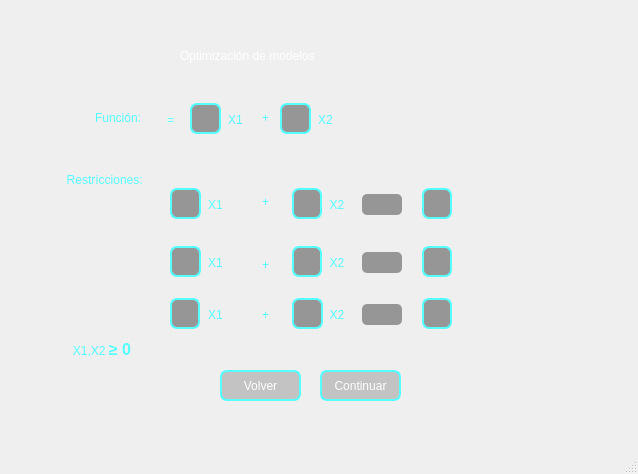
<?xml version="1.0" encoding="UTF-8"?>
<ui version="4.0">
 <class>MainWindow</class>
 <widget class="QMainWindow" name="MainWindow">
  <property name="enabled">
   <bool>true</bool>
  </property>
  <property name="geometry">
   <rect>
    <x>0</x>
    <y>0</y>
    <width>638</width>
    <height>474</height>
   </rect>
  </property>
  <property name="minimumSize">
   <size>
    <width>484</width>
    <height>0</height>
   </size>
  </property>
  <property name="maximumSize">
   <size>
    <width>638</width>
    <height>474</height>
   </size>
  </property>
  <property name="cursor">
   <cursorShape>ArrowCursor</cursorShape>
  </property>
  <property name="mouseTracking">
   <bool>true</bool>
  </property>
  <property name="windowTitle">
   <string>MainWindow</string>
  </property>
  <property name="styleSheet">
   <string notr="true">QWidget#centralwidget{
	background-color: qlineargradient(spread:pad, x1:0, y1:0, x2:1, y2:1, stop:0 		rgba(91, 91, 91, 255), stop:1 rgba(118, 118, 118, 255));
}
</string>
  </property>
  <widget class="QWidget" name="centralwidget">
   <widget class="QLabel" name="titulo">
    <property name="geometry">
     <rect>
      <x>180</x>
      <y>40</y>
      <width>271</width>
      <height>31</height>
     </rect>
    </property>
    <property name="cursor">
     <cursorShape>ArrowCursor</cursorShape>
    </property>
    <property name="styleSheet">
     <string notr="true">font: 75 20pt &quot;Bahnschrift&quot;;
color: rgb(255, 255, 255);</string>
    </property>
    <property name="text">
     <string>Optimización de modelos</string>
    </property>
   </widget>
   <widget class="QLabel" name="label">
    <property name="geometry">
     <rect>
      <x>-90</x>
      <y>110</y>
      <width>231</width>
      <height>16</height>
     </rect>
    </property>
    <property name="styleSheet">
     <string notr="true">font: 87 10pt &quot;Arial Black&quot;;
color: #55ffff;</string>
    </property>
    <property name="text">
     <string>&lt;html&gt;&lt;head/&gt;&lt;body&gt;&lt;p align=&quot;right&quot;&gt;Función:&lt;/p&gt;&lt;/body&gt;&lt;/html&gt;</string>
    </property>
   </widget>
   <widget class="QLabel" name="label_2">
    <property name="geometry">
     <rect>
      <x>-84</x>
      <y>170</y>
      <width>230</width>
      <height>20</height>
     </rect>
    </property>
    <property name="styleSheet">
     <string notr="true">font: 87 10pt &quot;Arial Black&quot;;
color: #55ffff;
</string>
    </property>
    <property name="text">
     <string>&lt;html&gt;&lt;head/&gt;&lt;body&gt;&lt;p align=&quot;right&quot;&gt;Restrícciones: &lt;/p&gt;&lt;/body&gt;&lt;/html&gt;</string>
    </property>
   </widget>
   <widget class="QPushButton" name="Btn_continuar">
    <property name="geometry">
     <rect>
      <x>320</x>
      <y>370</y>
      <width>81</width>
      <height>31</height>
     </rect>
    </property>
    <property name="cursor">
     <cursorShape>PointingHandCursor</cursorShape>
    </property>
    <property name="styleSheet">
     <string notr="true">QPushButton#Btn_continuar{
border: 2px solid #55ffff;
font: 75 12pt &quot;Bahnschrift Condensed&quot;;
background-color: rgb(150, 150, 150, 50%);
color: white;
border-radius: 7px;
}

QPushButton:hover#Btn_continuar{
background-color: #55ffff;
color: black;
}
</string>
    </property>
    <property name="text">
     <string>Continuar</string>
    </property>
   </widget>
   <widget class="QLineEdit" name="textEdit">
    <property name="geometry">
     <rect>
      <x>190</x>
      <y>103</y>
      <width>31</width>
      <height>31</height>
     </rect>
    </property>
    <property name="toolTip">
     <string>&lt;html&gt;&lt;head/&gt;&lt;body&gt;&lt;p align=&quot;center&quot;&gt;&lt;br/&gt;&lt;/p&gt;&lt;/body&gt;&lt;/html&gt;</string>
    </property>
    <property name="whatsThis">
     <string>&lt;html&gt;&lt;head/&gt;&lt;body&gt;&lt;p align=&quot;center&quot;&gt;&lt;br/&gt;&lt;/p&gt;&lt;/body&gt;&lt;/html&gt;</string>
    </property>
    <property name="styleSheet">
     <string notr="true">border: 2px solid #55ffff;
font: 12pt &quot;MS Shell Dlg 2&quot;;
background-color: rgb(150, 150, 150);
color: white;
border-radius: 7px;</string>
    </property>
   </widget>
   <widget class="QPushButton" name="Btn_volver">
    <property name="geometry">
     <rect>
      <x>220</x>
      <y>370</y>
      <width>81</width>
      <height>31</height>
     </rect>
    </property>
    <property name="cursor">
     <cursorShape>PointingHandCursor</cursorShape>
    </property>
    <property name="styleSheet">
     <string notr="true">QPushButton#Btn_volver{
border: 2px solid #55ffff;
font: 75 12pt &quot;Bahnschrift Condensed&quot;;
background-color: rgb(150, 150, 150, 50%);
color: white;
border-radius: 7px;
}

QPushButton:hover#Btn_volver{
background-color: #55ffff;
color: black;
}
</string>
    </property>
    <property name="text">
     <string>Volver</string>
    </property>
   </widget>
   <widget class="QLabel" name="label_3">
    <property name="geometry">
     <rect>
      <x>140</x>
      <y>110</y>
      <width>61</width>
      <height>20</height>
     </rect>
    </property>
    <property name="styleSheet">
     <string notr="true">font: 87 10pt &quot;Arial Black&quot;;
color: #55ffff;</string>
    </property>
    <property name="text">
     <string>&lt;html&gt;&lt;head/&gt;&lt;body&gt;&lt;p align=&quot;center&quot;&gt;=&lt;/p&gt;&lt;/body&gt;&lt;/html&gt;</string>
    </property>
   </widget>
   <widget class="QLabel" name="label_4">
    <property name="geometry">
     <rect>
      <x>220</x>
      <y>105</y>
      <width>31</width>
      <height>31</height>
     </rect>
    </property>
    <property name="toolTip">
     <string>&lt;html&gt;&lt;head/&gt;&lt;body&gt;&lt;p align=&quot;center&quot;&gt;&lt;br/&gt;&lt;/p&gt;&lt;/body&gt;&lt;/html&gt;</string>
    </property>
    <property name="styleSheet">
     <string notr="true">font: 87 10pt &quot;Arial Black&quot;;
color: #55ffff;</string>
    </property>
    <property name="text">
     <string>&lt;html&gt;&lt;head/&gt;&lt;body&gt;&lt;p align=&quot;center&quot;&gt;X1&lt;/p&gt;&lt;/body&gt;&lt;/html&gt;</string>
    </property>
   </widget>
   <widget class="QLabel" name="label_5">
    <property name="geometry">
     <rect>
      <x>250</x>
      <y>103</y>
      <width>31</width>
      <height>31</height>
     </rect>
    </property>
    <property name="toolTip">
     <string>&lt;html&gt;&lt;head/&gt;&lt;body&gt;&lt;p align=&quot;center&quot;&gt;&lt;br/&gt;&lt;/p&gt;&lt;/body&gt;&lt;/html&gt;</string>
    </property>
    <property name="styleSheet">
     <string notr="true">font: 87 10pt &quot;Arial Black&quot;;
font: 16pt &quot;MS Shell Dlg 2&quot;;
color: #55ffff;</string>
    </property>
    <property name="text">
     <string>&lt;html&gt;&lt;head/&gt;&lt;body&gt;&lt;p align=&quot;center&quot;&gt;+&lt;/p&gt;&lt;/body&gt;&lt;/html&gt;</string>
    </property>
   </widget>
   <widget class="QLabel" name="label_6">
    <property name="geometry">
     <rect>
      <x>310</x>
      <y>105</y>
      <width>31</width>
      <height>31</height>
     </rect>
    </property>
    <property name="toolTip">
     <string>&lt;html&gt;&lt;head/&gt;&lt;body&gt;&lt;p align=&quot;center&quot;&gt;&lt;br/&gt;&lt;/p&gt;&lt;/body&gt;&lt;/html&gt;</string>
    </property>
    <property name="styleSheet">
     <string notr="true">font: 87 10pt &quot;Arial Black&quot;;
color: #55ffff;</string>
    </property>
    <property name="text">
     <string>&lt;html&gt;&lt;head/&gt;&lt;body&gt;&lt;p align=&quot;center&quot;&gt;X2&lt;/p&gt;&lt;/body&gt;&lt;/html&gt;</string>
    </property>
   </widget>
   <widget class="QLineEdit" name="textEdit_3">
    <property name="geometry">
     <rect>
      <x>280</x>
      <y>103</y>
      <width>31</width>
      <height>31</height>
     </rect>
    </property>
    <property name="toolTip">
     <string>&lt;html&gt;&lt;head/&gt;&lt;body&gt;&lt;p align=&quot;center&quot;&gt;&lt;br/&gt;&lt;/p&gt;&lt;/body&gt;&lt;/html&gt;</string>
    </property>
    <property name="whatsThis">
     <string>&lt;html&gt;&lt;head/&gt;&lt;body&gt;&lt;p align=&quot;center&quot;&gt;&lt;br/&gt;&lt;/p&gt;&lt;/body&gt;&lt;/html&gt;</string>
    </property>
    <property name="styleSheet">
     <string notr="true">border: 2px solid #55ffff;
font: 12pt &quot;MS Shell Dlg 2&quot;;
background-color: rgb(150, 150, 150);
color: white;
border-radius: 7px;</string>
    </property>
   </widget>
   <widget class="QComboBox" name="seleccionador_menorMayor">
    <property name="geometry">
     <rect>
      <x>362</x>
      <y>194</y>
      <width>40</width>
      <height>21</height>
     </rect>
    </property>
    <property name="styleSheet">
     <string notr="true">QComboBox{
	font: 16pt &quot;MS Shell Dlg 2&quot;;
background-color: rgb(150, 150, 150);
border-radius: 5px;

}
QComboBox::drop-down{
background-color: rgb(150, 150, 150);

}

QComboBox::drop-down{
border: none;
background-color: none;
}
QComboBox::down-arrow{
image: url(:/iconos/dropdown-arrow.svg);
width: 15px;
height: 15px;
}
#seleccionador_menorMayor:on{
box-shadow: 10px 10px 5px #55ffff;
}
#seleccionador_menorMayor QListView{
border-bottom-left-radius: 5px;
border-bottom-right-radius: 5px;
background-color:  rgb(150, 150, 150);
color: black;
border: none;
pading: 2px;
outline: 0px;
}
#seleccionador_menorMayor QListView::item{}
#seleccionador_menorMayor QListView::item:hover{
background-color: black;
}</string>
    </property>
    <property name="editable">
     <bool>false</bool>
    </property>
    <item>
     <property name="text">
      <string/>
     </property>
    </item>
    <item>
     <property name="text">
      <string>≥</string>
     </property>
    </item>
    <item>
     <property name="text">
      <string>≤</string>
     </property>
    </item>
   </widget>
   <widget class="QLineEdit" name="textEdit_5">
    <property name="geometry">
     <rect>
      <x>292</x>
      <y>188</y>
      <width>30</width>
      <height>31</height>
     </rect>
    </property>
    <property name="toolTip">
     <string>&lt;html&gt;&lt;head/&gt;&lt;body&gt;&lt;p align=&quot;center&quot;&gt;&lt;br/&gt;&lt;/p&gt;&lt;/body&gt;&lt;/html&gt;</string>
    </property>
    <property name="whatsThis">
     <string>&lt;html&gt;&lt;head/&gt;&lt;body&gt;&lt;p align=&quot;center&quot;&gt;&lt;br/&gt;&lt;/p&gt;&lt;/body&gt;&lt;/html&gt;</string>
    </property>
    <property name="styleSheet">
     <string notr="true">border: 2px solid #55ffff;
font: 12pt &quot;MS Shell Dlg 2&quot;;
background-color: rgb(150, 150, 150);
color: white;
border-radius: 7px;</string>
    </property>
   </widget>
   <widget class="QLabel" name="label_9">
    <property name="geometry">
     <rect>
      <x>200</x>
      <y>190</y>
      <width>31</width>
      <height>31</height>
     </rect>
    </property>
    <property name="toolTip">
     <string>&lt;html&gt;&lt;head/&gt;&lt;body&gt;&lt;p align=&quot;center&quot;&gt;&lt;br/&gt;&lt;/p&gt;&lt;/body&gt;&lt;/html&gt;</string>
    </property>
    <property name="styleSheet">
     <string notr="true">font: 87 10pt &quot;Arial Black&quot;;
color: #55ffff;</string>
    </property>
    <property name="text">
     <string>&lt;html&gt;&lt;head/&gt;&lt;body&gt;&lt;p align=&quot;center&quot;&gt;X1&lt;/p&gt;&lt;/body&gt;&lt;/html&gt;</string>
    </property>
   </widget>
   <widget class="QLabel" name="label_10">
    <property name="geometry">
     <rect>
      <x>322</x>
      <y>190</y>
      <width>30</width>
      <height>31</height>
     </rect>
    </property>
    <property name="toolTip">
     <string>&lt;html&gt;&lt;head/&gt;&lt;body&gt;&lt;p align=&quot;center&quot;&gt;&lt;br/&gt;&lt;/p&gt;&lt;/body&gt;&lt;/html&gt;</string>
    </property>
    <property name="styleSheet">
     <string notr="true">font: 87 10pt &quot;Arial Black&quot;;
color: #55ffff;</string>
    </property>
    <property name="text">
     <string>&lt;html&gt;&lt;head/&gt;&lt;body&gt;&lt;p align=&quot;center&quot;&gt;X2&lt;/p&gt;&lt;/body&gt;&lt;/html&gt;</string>
    </property>
   </widget>
   <widget class="QLineEdit" name="textEdit_2">
    <property name="geometry">
     <rect>
      <x>170</x>
      <y>188</y>
      <width>31</width>
      <height>31</height>
     </rect>
    </property>
    <property name="toolTip">
     <string>&lt;html&gt;&lt;head/&gt;&lt;body&gt;&lt;p align=&quot;center&quot;&gt;&lt;br/&gt;&lt;/p&gt;&lt;/body&gt;&lt;/html&gt;</string>
    </property>
    <property name="whatsThis">
     <string>&lt;html&gt;&lt;head/&gt;&lt;body&gt;&lt;p align=&quot;center&quot;&gt;&lt;br/&gt;&lt;/p&gt;&lt;/body&gt;&lt;/html&gt;</string>
    </property>
    <property name="styleSheet">
     <string notr="true">border: 2px solid #55ffff;
font: 12pt &quot;MS Shell Dlg 2&quot;;
background-color: rgb(150, 150, 150);
color: white;
border-radius: 7px;</string>
    </property>
   </widget>
   <widget class="QLineEdit" name="textEdit_6">
    <property name="geometry">
     <rect>
      <x>422</x>
      <y>188</y>
      <width>30</width>
      <height>31</height>
     </rect>
    </property>
    <property name="toolTip">
     <string>&lt;html&gt;&lt;head/&gt;&lt;body&gt;&lt;p align=&quot;center&quot;&gt;&lt;br/&gt;&lt;/p&gt;&lt;/body&gt;&lt;/html&gt;</string>
    </property>
    <property name="whatsThis">
     <string>&lt;html&gt;&lt;head/&gt;&lt;body&gt;&lt;p align=&quot;center&quot;&gt;&lt;br/&gt;&lt;/p&gt;&lt;/body&gt;&lt;/html&gt;</string>
    </property>
    <property name="styleSheet">
     <string notr="true">border: 2px solid #55ffff;
font: 12pt &quot;MS Shell Dlg 2&quot;;
background-color: rgb(150, 150, 150);
color: white;
border-radius: 7px;</string>
    </property>
   </widget>
   <widget class="QLineEdit" name="textEdit_7">
    <property name="geometry">
     <rect>
      <x>170</x>
      <y>246</y>
      <width>31</width>
      <height>31</height>
     </rect>
    </property>
    <property name="toolTip">
     <string>&lt;html&gt;&lt;head/&gt;&lt;body&gt;&lt;p align=&quot;center&quot;&gt;&lt;br/&gt;&lt;/p&gt;&lt;/body&gt;&lt;/html&gt;</string>
    </property>
    <property name="whatsThis">
     <string>&lt;html&gt;&lt;head/&gt;&lt;body&gt;&lt;p align=&quot;center&quot;&gt;&lt;br/&gt;&lt;/p&gt;&lt;/body&gt;&lt;/html&gt;</string>
    </property>
    <property name="styleSheet">
     <string notr="true">border: 2px solid #55ffff;
font: 12pt &quot;MS Shell Dlg 2&quot;;
background-color: rgb(150, 150, 150);
color: white;
border-radius: 7px;</string>
    </property>
   </widget>
   <widget class="QLabel" name="label_11">
    <property name="geometry">
     <rect>
      <x>322</x>
      <y>248</y>
      <width>30</width>
      <height>31</height>
     </rect>
    </property>
    <property name="toolTip">
     <string>&lt;html&gt;&lt;head/&gt;&lt;body&gt;&lt;p align=&quot;center&quot;&gt;&lt;br/&gt;&lt;/p&gt;&lt;/body&gt;&lt;/html&gt;</string>
    </property>
    <property name="styleSheet">
     <string notr="true">font: 87 10pt &quot;Arial Black&quot;;
color: #55ffff;</string>
    </property>
    <property name="text">
     <string>&lt;html&gt;&lt;head/&gt;&lt;body&gt;&lt;p align=&quot;center&quot;&gt;X2&lt;/p&gt;&lt;/body&gt;&lt;/html&gt;</string>
    </property>
   </widget>
   <widget class="QComboBox" name="seleccionador_menorMayor_2">
    <property name="geometry">
     <rect>
      <x>362</x>
      <y>252</y>
      <width>40</width>
      <height>21</height>
     </rect>
    </property>
    <property name="styleSheet">
     <string notr="true">QComboBox{
	font: 16pt &quot;MS Shell Dlg 2&quot;;
background-color: rgb(150, 150, 150);
border-radius: 5px;

}
QComboBox::drop-down{
background-color: rgb(150, 150, 150);

}

QComboBox::drop-down{
border: none;
background-color: none;
}
QComboBox::down-arrow{
image: url(:/iconos/dropdown-arrow.svg);
width: 15px;
height: 15px;
}
#seleccionador_menorMayor_2:on{
box-shadow: 10px 10px 5px #55ffff;
}
#seleccionador_menorMayor_2 QListView{
border-bottom-left-radius: 5px;
border-bottom-right-radius: 5px;
background-color:  rgb(150, 150, 150);
color: black;
border: none;
pading: 2px;
outline: 0px;
}
#seleccionador_menorMayor_2 QListView::item{}
#seleccionador_menorMayor_2 QListView::item:hover{
background-color: black;
}</string>
    </property>
    <property name="editable">
     <bool>false</bool>
    </property>
    <item>
     <property name="text">
      <string/>
     </property>
    </item>
    <item>
     <property name="text">
      <string>≥</string>
     </property>
    </item>
    <item>
     <property name="text">
      <string>≤</string>
     </property>
    </item>
   </widget>
   <widget class="QLabel" name="label_14">
    <property name="geometry">
     <rect>
      <x>200</x>
      <y>248</y>
      <width>31</width>
      <height>31</height>
     </rect>
    </property>
    <property name="toolTip">
     <string>&lt;html&gt;&lt;head/&gt;&lt;body&gt;&lt;p align=&quot;center&quot;&gt;&lt;br/&gt;&lt;/p&gt;&lt;/body&gt;&lt;/html&gt;</string>
    </property>
    <property name="styleSheet">
     <string notr="true">font: 87 10pt &quot;Arial Black&quot;;
color: #55ffff;</string>
    </property>
    <property name="text">
     <string>&lt;html&gt;&lt;head/&gt;&lt;body&gt;&lt;p align=&quot;center&quot;&gt;X1&lt;/p&gt;&lt;/body&gt;&lt;/html&gt;</string>
    </property>
   </widget>
   <widget class="QLineEdit" name="textEdit_8">
    <property name="geometry">
     <rect>
      <x>292</x>
      <y>246</y>
      <width>30</width>
      <height>31</height>
     </rect>
    </property>
    <property name="toolTip">
     <string>&lt;html&gt;&lt;head/&gt;&lt;body&gt;&lt;p align=&quot;center&quot;&gt;&lt;br/&gt;&lt;/p&gt;&lt;/body&gt;&lt;/html&gt;</string>
    </property>
    <property name="whatsThis">
     <string>&lt;html&gt;&lt;head/&gt;&lt;body&gt;&lt;p align=&quot;center&quot;&gt;&lt;br/&gt;&lt;/p&gt;&lt;/body&gt;&lt;/html&gt;</string>
    </property>
    <property name="styleSheet">
     <string notr="true">border: 2px solid #55ffff;
font: 12pt &quot;MS Shell Dlg 2&quot;;
background-color: rgb(150, 150, 150);
color: white;
border-radius: 7px;</string>
    </property>
   </widget>
   <widget class="QLineEdit" name="textEdit_9">
    <property name="geometry">
     <rect>
      <x>422</x>
      <y>246</y>
      <width>30</width>
      <height>31</height>
     </rect>
    </property>
    <property name="toolTip">
     <string>&lt;html&gt;&lt;head/&gt;&lt;body&gt;&lt;p align=&quot;center&quot;&gt;&lt;br/&gt;&lt;/p&gt;&lt;/body&gt;&lt;/html&gt;</string>
    </property>
    <property name="whatsThis">
     <string>&lt;html&gt;&lt;head/&gt;&lt;body&gt;&lt;p align=&quot;center&quot;&gt;&lt;br/&gt;&lt;/p&gt;&lt;/body&gt;&lt;/html&gt;</string>
    </property>
    <property name="styleSheet">
     <string notr="true">border: 2px solid #55ffff;
font: 12pt &quot;MS Shell Dlg 2&quot;;
background-color: rgb(150, 150, 150);
color: white;
border-radius: 7px;</string>
    </property>
   </widget>
   <widget class="QLineEdit" name="textEdit_10">
    <property name="geometry">
     <rect>
      <x>170</x>
      <y>298</y>
      <width>30</width>
      <height>31</height>
     </rect>
    </property>
    <property name="toolTip">
     <string>&lt;html&gt;&lt;head/&gt;&lt;body&gt;&lt;p align=&quot;center&quot;&gt;&lt;br/&gt;&lt;/p&gt;&lt;/body&gt;&lt;/html&gt;</string>
    </property>
    <property name="whatsThis">
     <string>&lt;html&gt;&lt;head/&gt;&lt;body&gt;&lt;p align=&quot;center&quot;&gt;&lt;br/&gt;&lt;/p&gt;&lt;/body&gt;&lt;/html&gt;</string>
    </property>
    <property name="styleSheet">
     <string notr="true">border: 2px solid #55ffff;
font: 12pt &quot;MS Shell Dlg 2&quot;;
background-color: rgb(150, 150, 150);
color: white;
border-radius: 7px;</string>
    </property>
   </widget>
   <widget class="QComboBox" name="seleccionador_menorMayor_3">
    <property name="geometry">
     <rect>
      <x>362</x>
      <y>304</y>
      <width>40</width>
      <height>21</height>
     </rect>
    </property>
    <property name="styleSheet">
     <string notr="true">QComboBox{
	font: 16pt &quot;MS Shell Dlg 2&quot;;
background-color: rgb(150, 150, 150);
border-radius: 5px;

}
QComboBox::drop-down{
background-color: rgb(150, 150, 150);

}

QComboBox::drop-down{
border: none;
background-color: none;
}
QComboBox::down-arrow{
image: url(:/iconos/dropdown-arrow.svg);
width: 15px;
height: 15px;
}
#seleccionador_menorMayor_3:on{
box-shadow: 10px 10px 5px #55ffff;
}
#seleccionador_menorMayor_3 QListView{
border-bottom-left-radius: 5px;
border-bottom-right-radius: 5px;
background-color:  rgb(150, 150, 150);
color: black;
border: none;
pading: 2px;
outline: 0px;
}
#seleccionador_menorMayo_3r QListView::item{}
#seleccionador_menorMayor_3 QListView::item:hover{
background-color: black;
}</string>
    </property>
    <property name="editable">
     <bool>false</bool>
    </property>
    <item>
     <property name="text">
      <string/>
     </property>
    </item>
    <item>
     <property name="text">
      <string>≥</string>
     </property>
    </item>
    <item>
     <property name="text">
      <string>≤</string>
     </property>
    </item>
   </widget>
   <widget class="QLabel" name="label_15">
    <property name="geometry">
     <rect>
      <x>200</x>
      <y>300</y>
      <width>31</width>
      <height>31</height>
     </rect>
    </property>
    <property name="toolTip">
     <string>&lt;html&gt;&lt;head/&gt;&lt;body&gt;&lt;p align=&quot;center&quot;&gt;&lt;br/&gt;&lt;/p&gt;&lt;/body&gt;&lt;/html&gt;</string>
    </property>
    <property name="styleSheet">
     <string notr="true">font: 87 10pt &quot;Arial Black&quot;;
color: #55ffff;</string>
    </property>
    <property name="text">
     <string>&lt;html&gt;&lt;head/&gt;&lt;body&gt;&lt;p align=&quot;center&quot;&gt;X1&lt;/p&gt;&lt;/body&gt;&lt;/html&gt;</string>
    </property>
   </widget>
   <widget class="QLineEdit" name="textEdit_11">
    <property name="geometry">
     <rect>
      <x>292</x>
      <y>298</y>
      <width>31</width>
      <height>31</height>
     </rect>
    </property>
    <property name="toolTip">
     <string>&lt;html&gt;&lt;head/&gt;&lt;body&gt;&lt;p align=&quot;center&quot;&gt;&lt;br/&gt;&lt;/p&gt;&lt;/body&gt;&lt;/html&gt;</string>
    </property>
    <property name="whatsThis">
     <string>&lt;html&gt;&lt;head/&gt;&lt;body&gt;&lt;p align=&quot;center&quot;&gt;&lt;br/&gt;&lt;/p&gt;&lt;/body&gt;&lt;/html&gt;</string>
    </property>
    <property name="styleSheet">
     <string notr="true">border: 2px solid #55ffff;
font: 12pt &quot;MS Shell Dlg 2&quot;;
background-color: rgb(150, 150, 150);
color: white;
border-radius: 7px;</string>
    </property>
   </widget>
   <widget class="QLineEdit" name="textEdit_12">
    <property name="geometry">
     <rect>
      <x>422</x>
      <y>298</y>
      <width>30</width>
      <height>31</height>
     </rect>
    </property>
    <property name="toolTip">
     <string>&lt;html&gt;&lt;head/&gt;&lt;body&gt;&lt;p align=&quot;center&quot;&gt;&lt;br/&gt;&lt;/p&gt;&lt;/body&gt;&lt;/html&gt;</string>
    </property>
    <property name="whatsThis">
     <string>&lt;html&gt;&lt;head/&gt;&lt;body&gt;&lt;p align=&quot;center&quot;&gt;&lt;br/&gt;&lt;/p&gt;&lt;/body&gt;&lt;/html&gt;</string>
    </property>
    <property name="styleSheet">
     <string notr="true">border: 2px solid #55ffff;
font: 12pt &quot;MS Shell Dlg 2&quot;;
background-color: rgb(150, 150, 150);
color: white;
border-radius: 7px;</string>
    </property>
   </widget>
   <widget class="QLabel" name="label_17">
    <property name="geometry">
     <rect>
      <x>322</x>
      <y>300</y>
      <width>30</width>
      <height>31</height>
     </rect>
    </property>
    <property name="toolTip">
     <string>&lt;html&gt;&lt;head/&gt;&lt;body&gt;&lt;p align=&quot;center&quot;&gt;&lt;br/&gt;&lt;/p&gt;&lt;/body&gt;&lt;/html&gt;</string>
    </property>
    <property name="styleSheet">
     <string notr="true">font: 87 10pt &quot;Arial Black&quot;;
color: #55ffff;</string>
    </property>
    <property name="text">
     <string>&lt;html&gt;&lt;head/&gt;&lt;body&gt;&lt;p align=&quot;center&quot;&gt;X2&lt;/p&gt;&lt;/body&gt;&lt;/html&gt;</string>
    </property>
   </widget>
   <widget class="QLabel" name="label_7">
    <property name="geometry">
     <rect>
      <x>20</x>
      <y>340</y>
      <width>111</width>
      <height>20</height>
     </rect>
    </property>
    <property name="styleSheet">
     <string notr="true">font: 10pt &quot;Arial Black&quot;;
color: rgb(85, 255, 255);
color: #55ffff;
</string>
    </property>
    <property name="text">
     <string>&lt;html&gt;&lt;head/&gt;&lt;body&gt;&lt;p align=&quot;right&quot;&gt;&lt;span style=&quot; color:#55ffff;&quot;&gt;X1,X2 &lt;/span&gt;&lt;span style=&quot; font-family:'Consolas,Courier New,monospace'; font-size:12pt; font-weight:600; color:#55ffff;&quot;&gt;≥ 0&lt;/span&gt;&lt;/p&gt;&lt;/body&gt;&lt;/html&gt;</string>
    </property>
   </widget>
   <widget class="QLabel" name="label_8">
    <property name="geometry">
     <rect>
      <x>250</x>
      <y>187</y>
      <width>31</width>
      <height>31</height>
     </rect>
    </property>
    <property name="toolTip">
     <string>&lt;html&gt;&lt;head/&gt;&lt;body&gt;&lt;p align=&quot;center&quot;&gt;&lt;br/&gt;&lt;/p&gt;&lt;/body&gt;&lt;/html&gt;</string>
    </property>
    <property name="styleSheet">
     <string notr="true">font: 87 10pt &quot;Arial Black&quot;;
font: 16pt &quot;MS Shell Dlg 2&quot;;
color: #55ffff;</string>
    </property>
    <property name="text">
     <string>&lt;html&gt;&lt;head/&gt;&lt;body&gt;&lt;p align=&quot;center&quot;&gt;+&lt;/p&gt;&lt;/body&gt;&lt;/html&gt;</string>
    </property>
   </widget>
   <widget class="QLabel" name="label_12">
    <property name="geometry">
     <rect>
      <x>250</x>
      <y>250</y>
      <width>31</width>
      <height>31</height>
     </rect>
    </property>
    <property name="toolTip">
     <string>&lt;html&gt;&lt;head/&gt;&lt;body&gt;&lt;p align=&quot;center&quot;&gt;&lt;br/&gt;&lt;/p&gt;&lt;/body&gt;&lt;/html&gt;</string>
    </property>
    <property name="styleSheet">
     <string notr="true">font: 87 10pt &quot;Arial Black&quot;;
font: 16pt &quot;MS Shell Dlg 2&quot;;
color: #55ffff;</string>
    </property>
    <property name="text">
     <string>&lt;html&gt;&lt;head/&gt;&lt;body&gt;&lt;p align=&quot;center&quot;&gt;+&lt;/p&gt;&lt;/body&gt;&lt;/html&gt;</string>
    </property>
   </widget>
   <widget class="QLabel" name="label_13">
    <property name="geometry">
     <rect>
      <x>250</x>
      <y>300</y>
      <width>31</width>
      <height>31</height>
     </rect>
    </property>
    <property name="toolTip">
     <string>&lt;html&gt;&lt;head/&gt;&lt;body&gt;&lt;p align=&quot;center&quot;&gt;&lt;br/&gt;&lt;/p&gt;&lt;/body&gt;&lt;/html&gt;</string>
    </property>
    <property name="styleSheet">
     <string notr="true">font: 87 10pt &quot;Arial Black&quot;;
font: 16pt &quot;MS Shell Dlg 2&quot;;
color: #55ffff;</string>
    </property>
    <property name="text">
     <string>&lt;html&gt;&lt;head/&gt;&lt;body&gt;&lt;p align=&quot;center&quot;&gt;+&lt;/p&gt;&lt;/body&gt;&lt;/html&gt;</string>
    </property>
   </widget>
  </widget>
  <widget class="QMenuBar" name="menubar">
   <property name="geometry">
    <rect>
     <x>0</x>
     <y>0</y>
     <width>638</width>
     <height>21</height>
    </rect>
   </property>
  </widget>
  <widget class="QStatusBar" name="statusbar"/>
 </widget>
 <resources>
  <include location="resorces.qrc"/>
 </resources>
 <connections/>
</ui>
